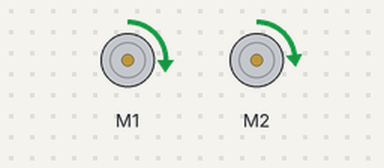
The sketch below on a simulated Arduino Leonardo, built with avr-gcc and run on an emulated ATmega32U4. Shown: 2 × DC motor (green arrow = forward, orange = backward, longer = faster). What the sketch prints to the serial monitor is not drawn.

Above: at 1.15 s.
At 18.06 s:
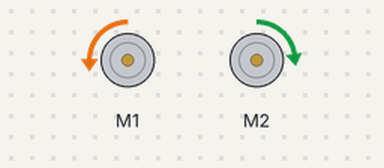
At 28.76 s:
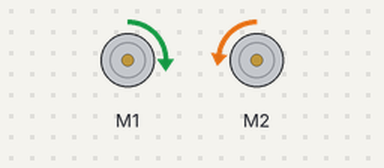
At 36.4 s:
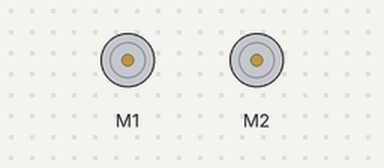
Timing chart, 0 to 40.0 s (numbered marks = the images above):
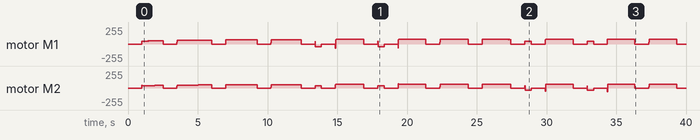

The sketch:

pololu_robot_tour.ino
```cpp
#include <Pololu3piPlus32U4.h>

using namespace Pololu3piPlus32U4;

Motors motors;
Encoders encoders;
ButtonA buttonA;

char paths[] = "SFFFLFLFFFRFRFFFLFLFFFRFRFFFT";
bool timeAdj = true;
bool encoderAdj = true;
bool fastTurns = false;

int index = 0;
float targetTime = 70.0;
float baseSpeed = 60.0;

float actionDelay = 1.0;

//angle PID
float kp = 1;
float error = 0.0;
float leftSpeed = baseSpeed;
float rightSpeed = baseSpeed;
float minSpeed = 15.0;
float maxSpeed = 170.0;

//time PID
int32_t maxCounts = 0;
float kpTime = 0.0005;
int32_t errorTime = 0;
uint32_t startTime = 0;  // Use uint32_t for consistency with millis()

// distances
const float wheelDiameter = 3.2;  // cm
const float wheelDistance = 8.65;
const float countsPerRevolution = 358.32;

const float cmPerCount = (wheelDiameter * 3.14159) / countsPerRevolution * 27/25 * 71.5/75;
const float countsPerForward = 50 / cmPerCount;
const float countsPerTurn = wheelDistance * 3.14159 / 4 / cmPerCount - 1;

int32_t countsLeft = 0;
int32_t countsRight = 0;
int32_t countsLeftDist = 0;
int32_t countsRightDist = 0;
int32_t actionDist = 0;
int32_t countsLeftOffset = 0;
int32_t countsRightOffset = 0;
volatile int32_t totalCount = 0;

// Wrap encoder counts to avoid overflow (bounds check)
int32_t wrapEncoderCount(int32_t count) {
  // Handle overflow for 32-bit signed integer
  const int32_t MAX_COUNT = 32767;
  const int32_t MIN_COUNT = -32768;

  if (count > MAX_COUNT) {
    return MIN_COUNT + (count - MAX_COUNT - 1); // Wrap to negative range
  } else if (count < MIN_COUNT) {
    return MAX_COUNT - (MIN_COUNT - count - 1); // Wrap to positive range
  }
  return count;
}

void setup() {
  Serial.begin(9600);

  // Calculate maxCounts based on path
  for (int x = 0; x < strlen(paths); x++) {
    if (paths[x] == 'S') {
      maxCounts += (int32_t)(countsPerForward / 2);
    } else if (paths[x] == 'F' || paths[x] == 'B') {
      maxCounts += (int32_t)countsPerForward;
    } else if (paths[x] == 'L' || paths[x] == 'R') {
      maxCounts += (int32_t)countsPerTurn;
    }
  }

  targetTime -= (strlen(paths) - 2) * actionDelay;
  if (!timeAdj) kpTime = 0.0;
  if (!encoderAdj) kp = 0.0;

  delay(1000);
  startTime = millis();
}

void adjustSpeeds() {
  error = countsLeftDist - countsRightDist;

  // Prevent division by zero
  if (maxCounts == 0) maxCounts = 1;

  // Calculate time error
  errorTime = (int32_t)((totalCount + actionDist) / (float)maxCounts * targetTime * 1000
              - (millis() - startTime - index * actionDelay * 1000));

  float adj_time = constrain(1 - kpTime * errorTime, 0.1, 2);

  if (!fastTurns && (paths[index] == 'R' || paths[index] == 'L')) {
    adj_time = 1.0;
  }

  leftSpeed = constrain(adj_time * (baseSpeed - kp * error), minSpeed, maxSpeed);
  rightSpeed = constrain(adj_time * (baseSpeed + kp * error), minSpeed, maxSpeed);
}

void finishDelay() {
  motors.setSpeeds(0, 0);
  uint32_t startDelayTime = millis();

  // Use non-blocking delay
  while (millis() - startDelayTime < (uint32_t)(actionDelay * 1000)) {
    // Do nothing
  }
}

void loop() {
  // Get current encoder counts and wrap them to avoid overflow
  countsLeft = wrapEncoderCount((int32_t)encoders.getCountsLeft() + countsLeftOffset);
  countsRight = wrapEncoderCount((int32_t)encoders.getCountsRight() + countsRightOffset);

  // Print the encoder counts for debugging
  Serial.print(countsLeft);
  Serial.print(" | ");
  Serial.println(countsRight);

  // Handle each action
  if (paths[index] == 'S') {
    countsLeftDist = countsLeft;
    countsRightDist = countsRight;
    actionDist = max(countsLeftDist, countsRightDist);

    if (actionDist > countsPerForward / 2) {
      totalCount += (int32_t)countsPerForward / 2;
      countsLeftOffset -= (int32_t)countsPerForward / 2;
      countsRightOffset -= (int32_t)countsPerForward / 2;
      finishDelay();
      index++;
    }

    adjustSpeeds();
    motors.setSpeeds(leftSpeed, rightSpeed);

  } else if (paths[index] == 'F') {
    countsLeftDist = countsLeft;
    countsRightDist = countsRight;
    actionDist = max(countsLeftDist, countsRightDist);

    if (actionDist > countsPerForward) {
      totalCount += (int32_t)countsPerForward;
      countsLeftOffset -= (int32_t)countsPerForward;
      countsRightOffset -= (int32_t)countsPerForward;
      finishDelay();
      index++;
    }

    adjustSpeeds();
    motors.setSpeeds(leftSpeed, rightSpeed);

  } else if (paths[index] == 'B') {
    countsLeftDist = -countsLeft;
    countsRightDist = -countsRight;
    actionDist = max(countsLeftDist, countsRightDist);

    if (actionDist > countsPerForward) {
      totalCount += (int32_t)countsPerForward;
      countsLeftOffset += (int32_t)countsPerForward;
      countsRightOffset += (int32_t)countsPerForward;
      finishDelay();
      index++;
    }

    adjustSpeeds();
    motors.setSpeeds(-leftSpeed, -rightSpeed);

  } else if (paths[index] == 'R') {
    countsLeftDist = countsLeft;
    countsRightDist = -countsRight;
    actionDist = max(countsLeftDist, countsRightDist);

    if (actionDist > countsPerTurn) {
      totalCount += (int32_t)countsPerTurn;
      countsLeftOffset -= (int32_t)countsPerTurn;
      countsRightOffset += (int32_t)countsPerTurn;
      finishDelay();
      index++;
    }

    adjustSpeeds();
    motors.setSpeeds(leftSpeed, -rightSpeed);

  } else if (paths[index] == 'L') {
    countsLeftDist = -countsLeft;
    countsRightDist = countsRight;
    actionDist = max(countsLeftDist, countsRightDist);

    if (actionDist > countsPerTurn) {
      totalCount += (int32_t)countsPerTurn;
      countsLeftOffset += (int32_t)countsPerTurn;
      countsRightOffset -= (int32_t)countsPerTurn;
      finishDelay();
      index++;
    }

    adjustSpeeds();
    motors.setSpeeds(-leftSpeed, rightSpeed);

  } else {  // 'T' - Terminate
    motors.setSpeeds(0, 0);
    while (true) {
      delay(1000);  // Infinite loop
    }
  }
}
```
